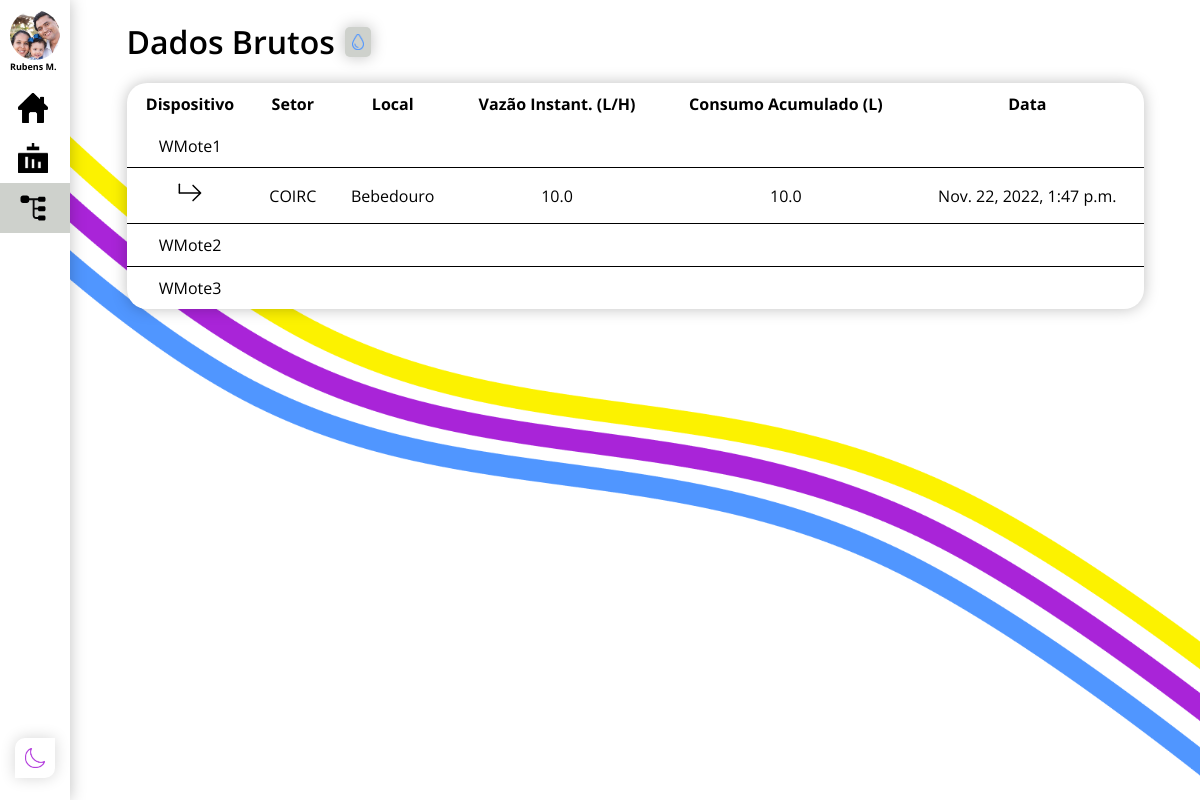
Before: /dados/ with the older database file.
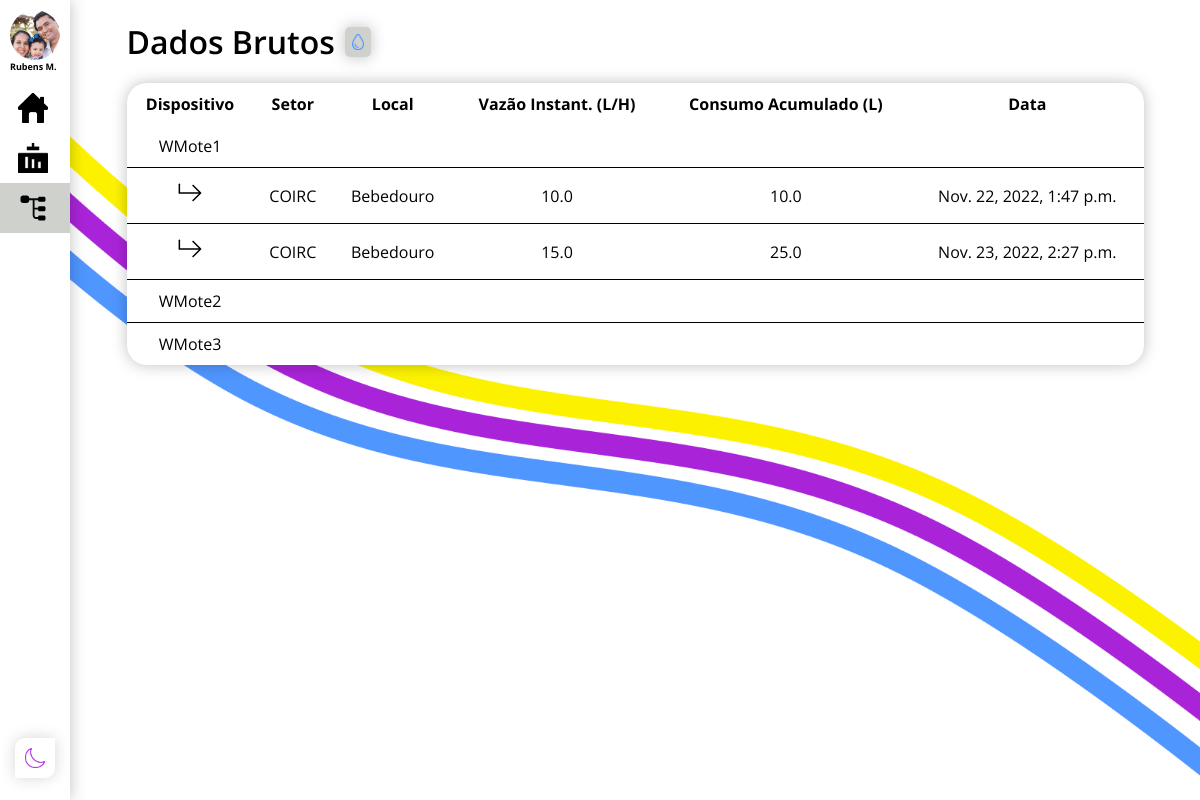
After: the same page with the newer database file.
### home/models.py (models this page shows)
class Data(models.Model):
    mote = models.ForeignKey(Motes, on_delete=models.CASCADE, default=0)
    min_lh = models.FloatField(default=0) #Litros/Hora no último minuto
    total_l = models.FloatField(default=0) #Listros totais
    min_wh = models.FloatField(default=0) #Watt/Hora no último minuto
    total_wh = models.FloatField(default=0) #Total de Watts consumidos
    min_ppm = models.FloatField(default=0) #Partes por milhão no último minuto
    collect_date = models.DateTimeField() #Data de coleta

class Motes(models.Model):
    name = models.CharField(max_length=255)
    type = models.IntegerField(default=MoteType.null, choices=MoteType.choices)
    sector = models.CharField(max_length=255, null=False)
    location = models.CharField(max_length=255, null=False)

### home/views.py (the view)
# urls.py: path('dados/', views.dados, name='dados'),
def dados(request):
    waterData = Motes.objects.values_list('id').filter(type=1)
    waterDataContext = {}
    waterCounter = 0
    for data in waterData:
        wData = int(data[0])
        waterCounter += 1
        relatedWaterData = Data.objects.filter(mote=wData).select_related('mote')
        waterDataContext.update({'WMote' + str(waterCounter): relatedWaterData})
    energyData = Motes.objects.values_list('id').filter(type=2)
    energyDataContext = {}
    energyCounter = 0
    for data in energyData:
        eData = int(data[0])
        energyCounter += 1
        relatedEnergyData = Data.objects.filter(mote=eData).select_related('mote')
        energyDataContext.update({'EMote' + str(energyCounter): relatedEnergyData})
    gas_BMData = Motes.objects.values_list('id').filter(type=3)
    gas_BMDataContext = {}
    gas_BMCounter = 0
    for data in gas_BMData:
        g_BMData = int(data[0])
        gas_BMCounter += 1
        relatedGas_BMData = Data.objects.filter(mote=g_BMData).select_related('mote')
        gas_BMDataContext.update({'GMote-BM' + str(energyCounter): relatedGas_BMData})
    return render(request, 'dados.html', {'water': waterDataContext, 'energy': energyDataContext, 'gas_BM': gas_BMDataContext})

### home/templates/dados.html (shortened to what this page needs)
{% load static %}
<!DOCTYPE html>
<html lang="pt-br">
  <head>
    <link rel="stylesheet" href="{% static 'css/dadosBrutos.css' %}" />
    <link rel="stylesheet" href="{% static 'css/mqDadosBrutos.css' %}" />
    <link rel="stylesheet" href="{% static 'css/sideBar.css' %}" />
    <link rel="stylesheet" href="{% static 'css/paletas.css' %}" />
  </head>
  <body class="container--white">
    <div class="container">
      <div id="sideBar" class="sideBar">
        <div id="sideBar__imageCordenador" class="sideBar__imageCordenador">
          <img
            id="sideBar__imageRubens"
            src="{% static 'images/profile_photo.png' %}"
            alt="Cordenador do projeto"
          />
          <p id="sideBar__textCordenador">Rubens M.</p>
        </div>
        <div class="sideBar_options">
          <div class="sideBarDivHome" id="sideBarDivHome">
            <img
              id="sideBar__home"
              class="sideBar__home"
              src="{% static 'icons/home-icon-blk.png' %}"
              alt="Home"
            />
          </div>
          <div class="sideBarDivDashboard" id="sideBarDivDashboard">
            <img
              id="sideBar__dashboard"
              class="sideBar__dashboard"
              src="{% static 'icons/dashboard-icon-blk.png' %}"
              alt="Dashboard"
            />
          </div>
          <div class="sideBarDivDadosBrutos" id="sideBarDivDadosBrutos">
            <img
              id="sideBar__dadosBrutos"
              class="sideBar__dadosBrutos"
              src="{% static 'icons/Icon-Dados Brutos.svg' %}"
              alt="Dados Brutos"
            />
          </div>
        </div>
        <div class="sideBar__mudarTema" id="sideBar__mudarTema">
          <img
            id="sideBar__mudarTemaImage"
            class="sideBar__mudarTemaImage"
            src="{% static 'icons/moon-icon-general.png' %}"
            alt="Botão para mudar o tema"
          />
        </div>
      </div>
      <div class="container__titulo">
        <h1 class="tituloPrincipal">Dados Brutos</h1>
        <img
          id="btnTrocarDados"
          class="btnTrocarDados"
          src="{% static 'icons/light-icon-general.png' %}"
          alt="Button para trocar os dados"
        />
      </div>
      <div class="container__tabelaDadosBrutos">
        <table class="table tableAgua" >
          <tr>
            <th>Dispositivo</th>
            <th>Setor</th>
            <th>Local</th>
            <th>Vazão Instant. (L/H)</th>
            <th>Consumo Acumulado (L)</th>
            <th>Data</th>
          </tr>
          {% for key, value in water.items %}
            <tr>
              <td>{{ key }}</td>
            </tr>
            {% for item in value %}
              <tr>
                <td><img src="{% static 'icons/Line.svg' %}" alt="Linha" /></td>
                <td>{{item.mote.sector}}</td>
                <td>{{item.mote.location}}</td>
                <td>{{item.min_lh}}</td>
                <td>{{item.total_l}}</td>
                <td>{{item.collect_date}}</td>
              </tr>
            {% endfor %}
          {% endfor %}
      </div>
    </div>
  </body>
</html>

Changed rows visible on the page:
added Data: mote.sector "COIRC", mote.location "Bebedouro", min_lh "15.0", total_l "25.0", collect_date "Nov. 23, 2022, 2:27 p.m."
